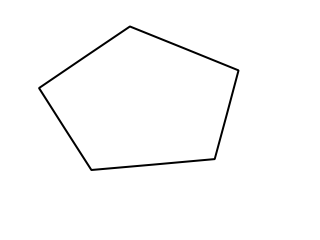
#> input picture images/pentagon.png, 320 x 240 px, found by its file name
$ python hough_trial4.py
#> lines starting #> are read from the running program, lines starting #| are printed output that depends on the picture; after the words box and inside, x2 and y2 are one past the last pixel; in counts of white or black regions, pixels touching at a corner belong together
# -*- coding: utf-8 -*-
"""
Created on Sat Mar 28 12:25:30 2020

https://stackoverflow.com/questions/51009135/how-do-i-transform-the-values-of-an-accumulator-hough-transformation-back-to-a

@author: hosna
"""
from math import hypot, pi, cos, sin
from PIL import Image
import numpy as np
import cv2 as cv
import math

def hough(img):

    img = im.load()
    w, h = im.size
#> w = 320; h = 240

    thetaAxisSize = w #Width of the hough space image
#> thetaAxisSize = 320
    rAxisSize = h #Height of the hough space image
#> rAxisSize = 240
    rAxisSize= int(rAxisSize/2)*2 #we make sure that this number is even

    houghed_img = Image.new("L", (thetaAxisSize, rAxisSize), 0) #legt Bildgroesse fest
#> houghed_img: PIL image 320x240 L; every value is 0
    pixel_houghed_img = houghed_img.load()

    max_radius = hypot(w, h)
#> max_radius = 400
    d_theta = pi / thetaAxisSize
#> d_theta = 0.00982
    d_rho = max_radius / (rAxisSize/2)
#> d_rho = 3.33

    #Accumulator
    for x in range(0, w):
        for y in range(0, h):

            treshold = 0
            col = img[x, y]
            if col <= treshold: #determines for each pixel at (x,y) if there is enough evidence of a straight line at that pixel.

                for vx in range(0, thetaAxisSize):
                    theta = d_theta * vx #angle between the x axis and the line connecting the origin with that closest point.
                    rho = x*cos(theta) + y*sin(theta) #distance from the origin to the closest point on the straight line
                    vy = rAxisSize/2 + int(rho/d_rho+0.5) #Berechne Y-Werte im hough space image
                    pixel_houghed_img[vx, vy] += 1 #voting

    return houghed_img, rAxisSize, d_rho, d_theta

def find_maxima(houghed_img, rAxisSize, d_rho, d_theta):

    w, h = houghed_img.size
    pixel_houghed_img = houghed_img.load()
    maxNumbers = 9
    ignoreRadius = 10
    maxima = [0] * maxNumbers
    rhos = [0] * maxNumbers
    thetas = [0] * maxNumbers

    for u in range(0, maxNumbers):

        print('u:', u)
        value = 0
        xposition = 0
        yposition = 0

        #find maxima in the image
        for x in range(0, w):
            for y in range(0, h):

                if(pixel_houghed_img[x,y] > value):

                    value = pixel_houghed_img[x, y]
                    xposition = x
                    yposition = y

        #Save Maxima, rhos and thetas
        maxima[u] = value
        rhos[u] = (yposition - rAxisSize/2) * d_rho
        thetas[u] = xposition * d_theta

        pixel_houghed_img[xposition, yposition] = 0

        #Delete the values around the found maxima
        radius = ignoreRadius

        for vx2 in range (-radius, radius): #checks the values around the center
            for vy2 in range (-radius, radius): #checks the values around the center
                x2 = xposition + vx2 #sets the spectated position on the shifted value
                y2 = yposition + vy2

                if not(x2 < 0 or x2 >= w):
                    if not(y2 < 0 or y2 >= h):

                        pixel_houghed_img[x2, y2] = 0
                        print(pixel_houghed_img[x2, y2])

    print('max', maxima)
    print('rho', rhos)
    print('theta', thetas)

    return maxima, rhos, thetas

im = Image.open("pentagon.png").convert("L")
houghed_img, rAxisSize, d_rho, d_theta = hough(im)
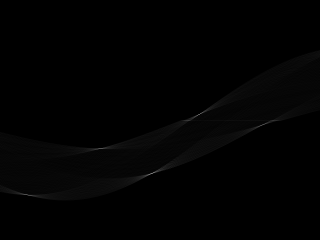
#> houghed_img: PIL image 320x240 L; min 0, max 124, mean 1.9
#> rAxisSize = 240; d_rho = 3.33; d_theta = 0.00982
houghed_img.save("houghspace.bmp")
houghed_img.show()
img = cv.imread('pentagon.png')
#> img: shape (240, 320, 3); min 0, max 255, mean 251.4
#img_copy = np.ones(im.size)

maxima, rhos, thetas = find_maxima(houghed_img, rAxisSize, d_rho, d_theta)
#> the loop in find_maxima, `for u in range(0, maxNumbers): ` made 9 passes
#> (printed output is left out)
#> after the loop in find_maxima, `for u in range(0, maxNumbers):`: maxima = [124, 96, 85, 81, 77, 57, 51, 38, 36]; rhos = [176.7, -20, 93.33, 246.7, 13.33, 0, 0, 166.7, 253.3]; thetas = [1.48, 1.95, 0.992, 0.255, 2.58, 1.85, 2.68, 1.58, 0.353]
#> maxima = [124, 96, 85, 81, 77, 57, 51, 38, 36]
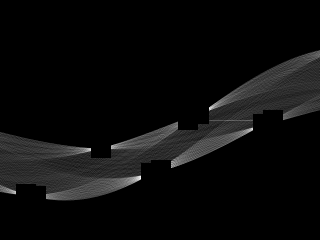
#> houghed_img: PIL image 320x240 L; min 0, max 35, mean 1.6; drawn with min black and max white

for t in range(0, len(maxima)):
    a = math.cos(thetas[t])
    b = math.sin(thetas[t])
    x = a * rhos[t]
    y = b * rhos[t]
    pt1 = (int(x + 1000*(-b)), int(y + 1000*(a)))
    pt2 = (int(x - 1000*(-b)), int(y - 1000*(a)))
    cv.line(img, pt1, pt2, (0,0,255), 1)
#> this loop made 9 passes
#> (a, b, x, y, pt1, pt2) on passes 1 to 9: (0.0882, 0.996, 15.59, 176, (-980, 264), (1011, 87)), (-0.374, 0.928, 7.47, -18.55, (-920, -392), (935, 355)), (0.547, 0.837, 51.09, 78.11, (-785, 625), (887, -469)), (0.968, 0.252, 238.7, 62.28, (-13, 1029), (491, -905)), (-0.847, 0.531, -11.3, 7.08, (-542, -840), (519, 854)), (-0.271, 0.962, 0, 0, (-962, -271), (962, 271)), (-0.895, 0.445, 0, 0, (-445, -895), (445, 895)), (-0.00982, 1, -1.64, 166.7, (-1001, 156), (998, 176)), (0.938, 0.346, 237.7, 87.68, (-108, 1025), (583, -850))
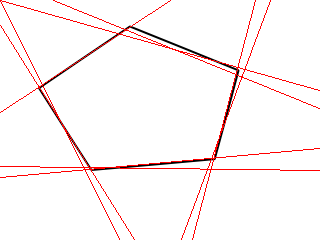
#> img: shape (240, 320, 3); mean B, G, R 244.9, 244.9, 252.5

cv.imshow('lines', img)
cv.waitKey(0)
cv.destroyAllWindows()

$ run again, with images/fig.png copied over images/pentagon.png
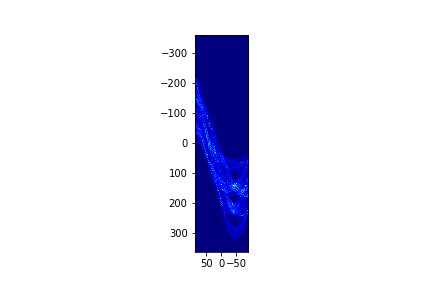
#> input picture images/fig.png, 432 x 288 px, found by its file name
#> `houghed_img, rAxisSize, d_rho, d_theta = hough(im)`:
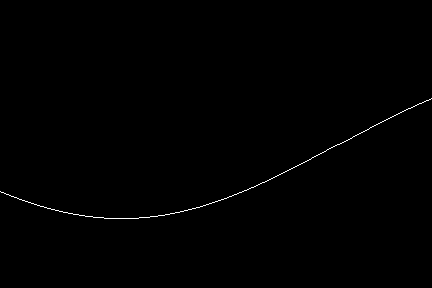
#> houghed_img: PIL image 432x288 L; values 0 (black) and 1 (white), 0.35% white in thin lines or dots, all inside (x1, y1, x2, y2) = (0, 98, 432, 219)
#> `houghed_img, rAxisSize, d_rho, d_theta = hough(im)`: rAxisSize = 288; d_rho = 3.61; d_theta = 0.00727
#> the loop in find_maxima, `for u in range(0, maxNumbers): ` made 9 passes
#> (printed output is left out)
#> after the loop in find_maxima, `for u in range(0, maxNumbers):`: maxima = [1, 1, 1, 1, 1, 1, 1, 1, 1]; rhos = [169.5, 183.9, 198.3, 209.1, 223.5, 230.8, 241.6, 248.8, 256]; thetas = [0, 0.0727, 0.145, 0.218, 0.291, 0.364, 0.436, 0.509, 0.582]
#> `maxima, rhos, thetas = find_maxima(houghed_img, rAxisSize, d_rho, d_th..`: maxima = [1, 1, 1, 1, 1, 1, 1, 1, 1]
#> the loop `for t in range(0, len(maxima)):` made 9 passes
#> (a, b, x, y, pt1, pt2) on passes 1 to 8: (1, 0, 169.5, 0, (169, 1000), (169, -1000)), (0.997, 0.0727, 183.4, 13.36, (110, 1010), (256, -983)), (0.989, 0.145, 196.2, 28.74, (51, 1018), (341, -960)), (0.976, 0.216, 204.2, 45.26, (-12, 1021), (420, -931)), (0.958, 0.287, 214.2, 64.11, (-72, 1022), (500, -893)), (0.935, 0.356, 215.7, 82.07, (-139, 1016), (571, -852)), (0.906, 0.423, 218.9, 102.1, (-203, 1008), (641, -804)), (0.873, 0.487, 217.2, 121.2, (-270, 994), (704, -751))
#> after the loop `for t in range(0, len(maxima)):`:
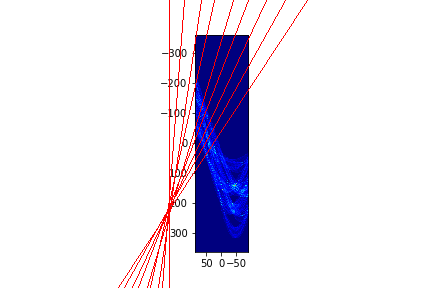
#> img: shape (288, 432, 3); mean B, G, R 239.6, 226.7, 231.3

$ run again, with images/hough_lines_2.png copied over images/pentagon.png
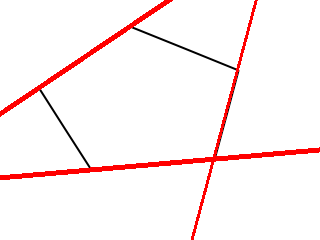
#> input picture images/hough_lines_2.png, 320 x 240 px, found by its file name
#> `houghed_img, rAxisSize, d_rho, d_theta = hough(im)`: rAxisSize = 240; d_rho = 3.33; d_theta = 0.00982
#> the loop in find_maxima, `for u in range(0, maxNumbers): ` made 9 passes
#> (printed output is left out)
#> after the loop in find_maxima, `for u in range(0, maxNumbers):`: maxima = [88, 70, 49, 47, 29, 21, 15, 14, 13]; rhos = [-20, 16.67, 0, 0, -40, 30, -56.67, 20, -10]; thetas = [1.95, 2.56, 1.85, 2.68, 2.05, 2.45, 2.15, 1.73, 2.78]
#> `maxima, rhos, thetas = find_maxima(houghed_img, rAxisSize, d_rho, d_th..`: maxima = [88, 70, 49, 47, 29, 21, 15, 14, 13]; rhos = [-20, 16.67, 0, 0, -40, 30, -56.67, 20, -10]
#> `maxima, rhos, thetas = find_maxima(houghed_img, rAxisSize, d_rho, d_th..`:
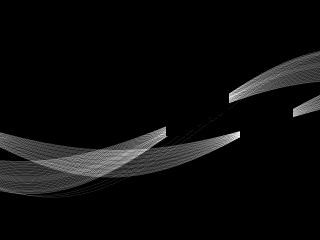
#> houghed_img: PIL image 320x240 L; min 0, max 12, mean 0.549; drawn with min black and max white
#> the loop `for t in range(0, len(maxima)):` made 9 passes
#> (a, b, x, y, pt1, pt2) on passes 1 to 8: (-0.374, 0.928, 7.47, -18.55, (-920, -392), (935, 355)), (-0.837, 0.547, -13.95, 9.12, (-561, -827), (533, 846)), (-0.271, 0.962, 0, 0, (-962, -271), (962, 271)), (-0.895, 0.445, 0, 0, (-445, -895), (445, 895)), (-0.463, 0.887, 18.51, -35.46, (-867, -498), (905, 427)), (-0.773, 0.634, -23.19, 19.03, (-657, -753), (611, 792)), (-0.547, 0.837, 31.02, -47.42, (-805, -594), (867, 499)), (-0.156, 0.988, -3.13, 19.75, (-990, -136), (984, 176))
#> after the loop `for t in range(0, len(maxima)):`:
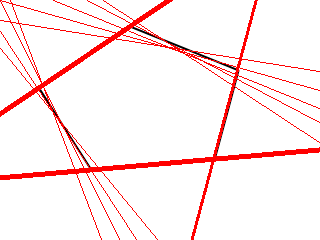
#> img: shape (240, 320, 3); mean B, G, R 235.9, 235.9, 253.9
